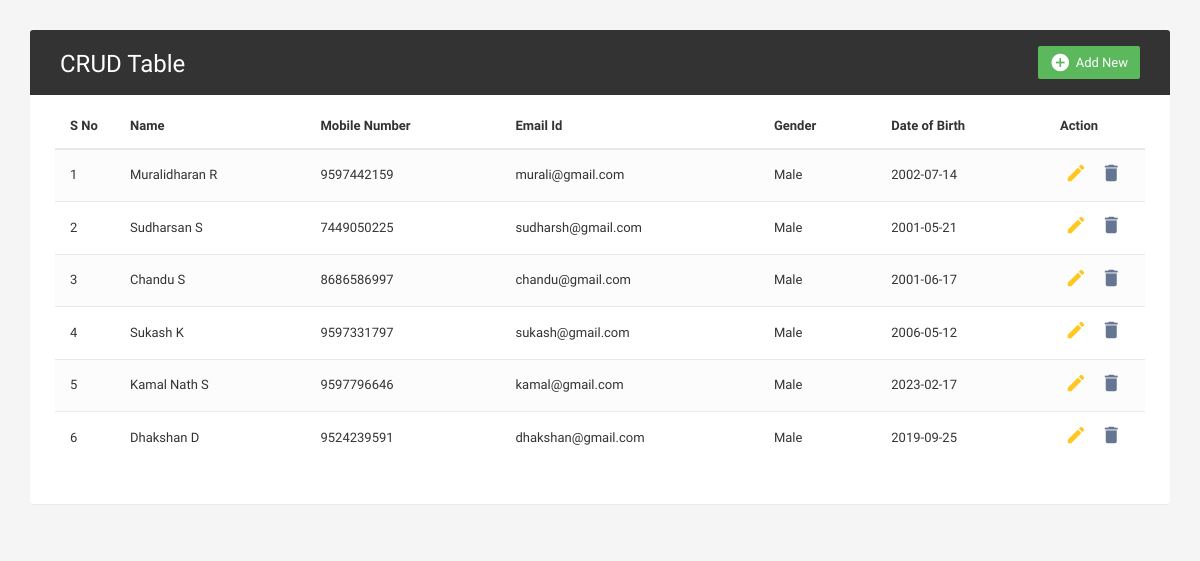
The page / on the database its author committed.
### tables this page shows
CREATE TABLE `crud_table` (
  `id` int(11) NOT NULL,
  `name` varchar(100) DEFAULT NULL,
  `mobile_no` varchar(100) DEFAULT NULL,
  `email_id` varchar(100) DEFAULT NULL,
  `gender` varchar(100) DEFAULT NULL,
  `date_of_birth` varchar(100) DEFAULT NULL,
  `added_on` datetime DEFAULT NULL,
  `updated_on` datetime DEFAULT NULL,
  `deleted_on` datetime DEFAULT NULL,
  `del_status` int(11) NOT NULL DEFAULT 0
);

### index.php (the view, shortened to what this page needs)
<?php
$db = db_connection();
$fetchSql = "SELECT * FROM crud_table WHERE del_status = 0";
$fetchRsql = mysqli_query($db, $fetchSql);
?>
<!DOCTYPE html>
<html lang="en">
<head>
	<link rel='stylesheet' href='https://maxcdn.bootstrapcdn.com/font-awesome/4.7.0/css/font-awesome.min.css'>
	<link rel='stylesheet' href='https://maxcdn.bootstrapcdn.com/bootstrap/3.3.7/css/bootstrap.min.css'>
	<link rel="stylesheet" href="style.css">
</head>
<body>
	<div class="container">
		<div class="table-wrapper">
			<div class="table-title">
				<div class="row">
					<div class="col-sm-6">
						<h2>CRUD Table</h2>
					</div>
					<div class="col-sm-6">
						<a href="#addEmployeeModal" class="btn btn-success" data-toggle="modal"><i class="material-icons">&#xE147;</i> <span>Add New </span></a>
					</div>
				</div>
			</div>
			<table class="table table-striped table-hover">
				<thead>
					<tr>
						<th>S No</th>
						<th>Name</th>
						<th>Mobile Number</th>
						<th>Email Id</th>
						<th>Gender</th>
						<th>Date of Birth</th>
						<th>Action</th>
					</tr>
				</thead>
				<tbody>
					<?php $sno = 1; foreach($fetchRsql as $data){ ?>
					<tr>
						<td><?= $sno ?></td>
						<td><?= $data['name'] ?></td>
						<td><?= $data['mobile_no'] ?></td>
						<td><?= $data['email_id'] ?></td>
						<td><?= $data['gender'] ?></td>
						<td><?= $data['date_of_birth'] ?></td>
						<td>
							<a href="#editEmployeeModal" class="edit" onclick="edit_data(<?= $data['id'] ?>);" data-toggle="modal"><i class="material-icons" data-toggle="tooltip" title="Edit">&#xE254;</i></a>
							<a href="index.php?del_id=<?= $data['id'] ?>" class="delete" onclick="return confirm('Are you sure you want to Delete...');" data-toggle="modal"><i class="material-icons" data-toggle="tooltip" title="Delete">&#xE872;</i></a>
						</td>
					</tr>
					<?php $sno++; } ?>
				</tbody>
			</table>
		</div>
    </div>
</body>
</html>

### style.css (style rules this page uses)
body { color: #333333; background: #f5f5f5; font-family: 'Varela Round', sans-serif; font-size: 13px; }
.table-wrapper { background: #fff; padding: 20px 25px; margin: 30px 0; border-radius: 3px; box-shadow: 0 1px 1px rgba(0,0,0,.05); }
.table-title { padding-bottom: 15px; background: #333333; color: #fff; padding: 16px 30px; margin: -20px -25px 10px; border-radius: 3px 3px 0 0; }
.table-title h2 { margin: 5px 0 0; font-size: 24px; }
.table-title .btn { color: #fff; float: right; font-size: 13px; border: none; min-width: 50px; border-radius: 2px; border: none; outline: none !important; margin-left: 10px; }
.table-title .btn i { float: left; font-size: 21px; margin-right: 5px; }
.table-title .btn span { float: left; margin-top: 2px; }
table.table tr th, table.table tr td { border-color: #e9e9e9; padding: 12px 15px; vertical-align: middle; }
table.table tr th:first-child { width: 60px; }
table.table tr th:last-child { width: 100px; }
table.table-striped tbody tr:nth-of-type(odd) { background-color: #fcfcfc; }
table.table td:last-child i { opacity: 0.9; font-size: 22px; margin: 0 5px; }
table.table td a { font-weight: bold; color: #566787; display: inline-block; text-decoration: none; outline: none !important; }
table.table td a.edit { color: #FFC107; }
table.table td a.delete { color: #fffff; }
table.table td i { font-size: 19px; }

### rows shown on the page
crud_table: name "Muralidharan R", mobile_no "9597442159", email "murali@gmail.com", gender "Male", date_of_birth "2002-07-14"
crud_table: name "Sudharsan S", mobile_no "7449050225", email "sudharsh@gmail.com", gender "Male", date_of_birth "2001-05-21"
crud_table: name "Chandu S", mobile_no "8686586997", email "chandu@gmail.com", gender "Male", date_of_birth "2001-06-17"
crud_table: name "Sukash K", mobile_no "9597331797", email "sukash@gmail.com", gender "Male", date_of_birth "2006-05-12"
crud_table: name "Kamal Nath S", mobile_no "9597796646", email "kamal@gmail.com", gender "Male", date_of_birth "2023-02-17"
crud_table: name "Dhakshan D", mobile_no "9524239591", email "dhakshan@gmail.com", gender "Male", date_of_birth "2019-09-25"
